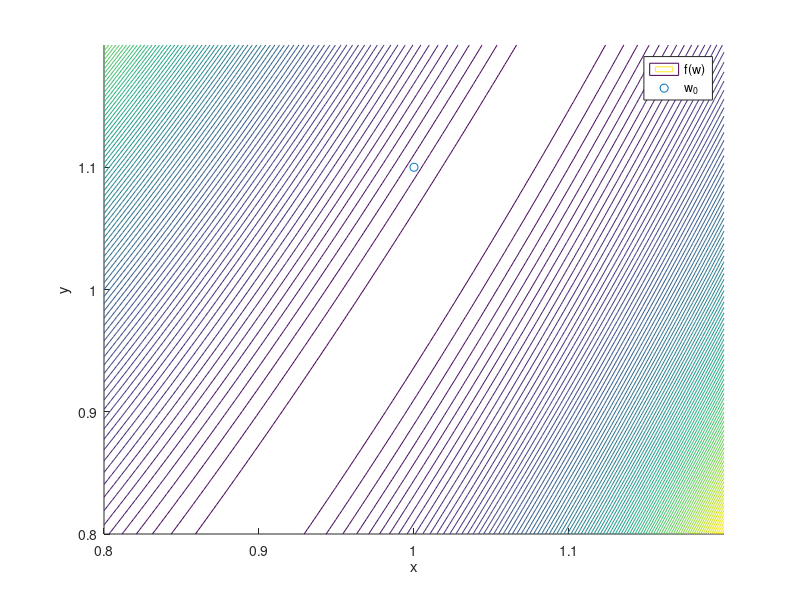

This chart was generated by the following MATLAB code: (Note: this script raises an error after producing the figure.)
clear; clc; close all;
f = @(x, y) (1-x).^2 + 100*(y - x.^2).^2;
gradf = @(x, y) [2*(x-1) - 400*x*y + 400*x.^3;
                200*(y-x.^2)];
hessf = @(x, y) [2 - 400*y + 1200*x.^2, -400*x;
                -400*x, 200];

grad = @(w) gradf(w(1), w(2));
w0 = [1; 1.1];
numit = 1000;

figure(1); clf; hold on;
x = linspace(0.8, 1.2, 100);
[X,Y] = meshgrid(x);
contour(X,Y, f(X,Y), 100, 'DisplayName', 'f(w)');

scatter(w0(1), w0(2), 'c*', 'DisplayName', 'w_0')
axis([min(x), max(x), min(x), max(x)])
xlabel('x')
ylabel('y')
legend()

%% gradient descent , rho = 100
W_gd100 = newton_type(w0, grad, @(w) 100 * eye(2), numit);
plot(W_gd100(1,:), W_gd100(2,:), 'rx-', 'DisplayName', 'GD, \rho=100' )

%% gradien desc, rho = 500
W_gd500 = newton_type(w0, grad, @(w) 500* eye(2), numit);
plot( W_gd500(1,:), W_gd500(2,:), 'bo-', 'DisplayName', 'GD, \rho=500' )

%% exact hessian
W_eh = newton_type(w0, grad, @(w) hessf(w(1), w(2)), numit);
plot( W_eh(1,:), W_eh(2,:), 'k^-', 'DisplayName', 'exact Hessian' )

%% plot of convergence speed
figure(2); clf; hold on;
xopt = [1;1];                               % true minimizer
plot(0:numit, log10(max(abs(W_gd500 - xopt))))
plot(0:numit, log10(max(abs(W_eh - xopt))))
legend('GD, \rho=500', 'exact hessian')
xlabel('iteration k')
ylabel('log ||w_k - w^* ||_\infty')

%% Casadi
import casadi.*
w = MX.sym('w', 2);
f_expr = f(w(1), w(2));
f_cas = Function('f_cas', {w}, {f_expr});
grad_cas = Function('grad_cas', {w}, { jacobian(f_expr, w)'});
grad_cas = returntypes('full', grad_cas);
hess_cas = Function('hess_cas', {w}, { hessian(f_expr, w) });
hess_cas = returntypes('full', hess_cas);

% exact hessian
W_cas = newton_type(w0, grad_cas, hess_cas, numit);

figure(1)
plot(W_cas(1,:), W_cas(2,:), 'gv-','DisplayName', 'exact Hessian, casadi');


